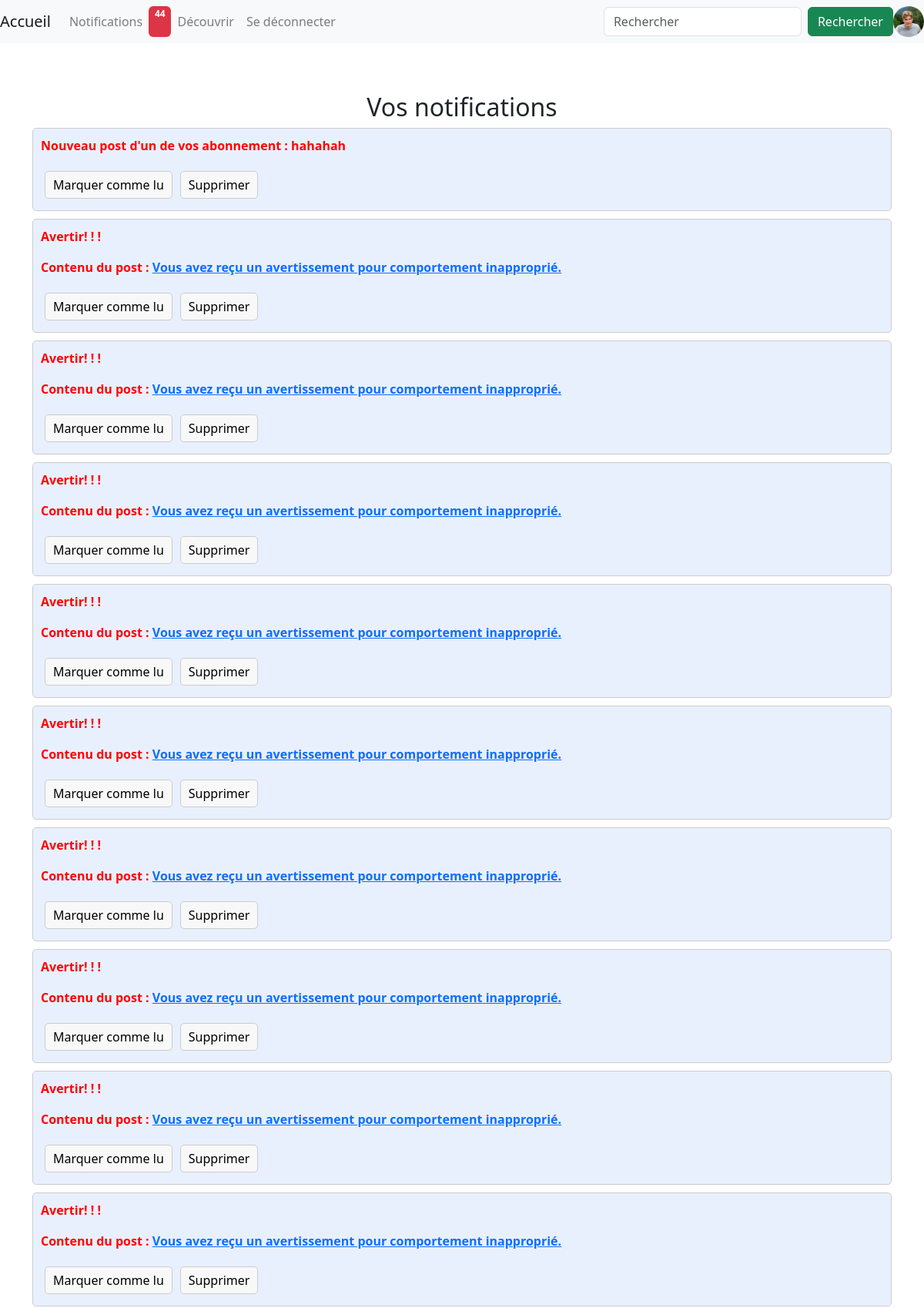
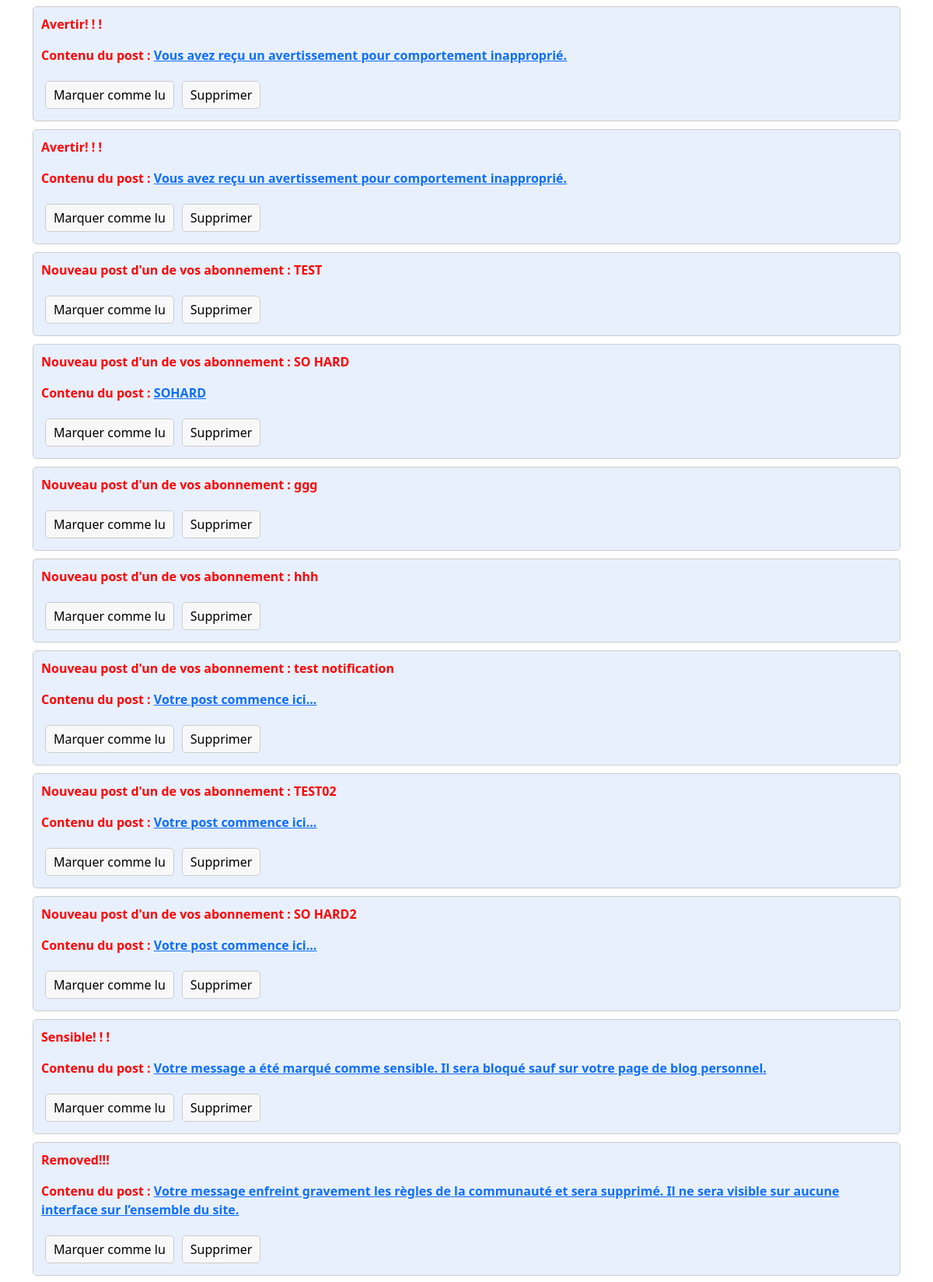
The app's page /code/notifications.php (signed in, upper part) with its own data (2 pictures, top to bottom).
### tables this page shows
CREATE TABLE `notification` (
  `id` int(11) UNSIGNED NOT NULL,
  `date` date NOT NULL,
  `lecture` tinyint(1) NOT NULL,
  `texte` varchar(200) NOT NULL,
  `id_owner` int(10) UNSIGNED NOT NULL,
  `post_id` int(10) UNSIGNED DEFAULT NULL
);

CREATE TABLE `post` (
  `texte` varchar(8000) NOT NULL,
  `id` int(10) UNSIGNED NOT NULL,
  `titre` varchar(30) NOT NULL,
  `url_image` varchar(50) DEFAULT NULL,
  `date` timestamp NOT NULL DEFAULT current_timestamp() ON UPDATE current_timestamp(),
  `id_owner` int(10) UNSIGNED NOT NULL,
  `id_parent` int(10) UNSIGNED DEFAULT NULL,
  `sensible` tinyint(4) NOT NULL DEFAULT 0,
  `removed` tinyint(1) NOT NULL DEFAULT 0
);

### code/classes/dbConn.php (called while the page is built, shortened)
<?php
require_once(__ROOT__ . "/classes/loginStatus.php");
class dbConn
{
    function __construct()
    {
        $server = "localhost";
        $database = "projet";
        $user = "root";
        $password = "";
        $dsn = "mysql:host=$server;dbname=$database;charset=utf8mb4";
        try {
            $this->db = new PDO($dsn, $user, $password);
        } catch (PDOException $e) {
            die("Connection failed: " . $e->getMessage());
        }
        $this->loginStatus = new LoginStatus($this);
    }
}

### code/classes/loginStatus.php (called while the page is built, shortened)
<?php
require_once(__ROOT__ . "/classes/dbConn.php");
class LoginStatus
{
    function __construct($dbConn)
    {
        if (isset($_SESSION['id'])) {
            $userID = $_SESSION['id'];
            $query = "SELECT * FROM user WHERE id = :ID ";
            $stmt = $dbConn->db->prepare($query);
            $stmt->bindParam(':ID', $userID);
            $stmt->execute();
            if ($stmt->rowCount() > 0) {
                $row = $stmt->fetch(PDO::FETCH_ASSOC);
            } else {
                $this->errorText = "Utilisateur non trouvé. Créez un compte.";
            }
        }
        if (isset($_POST["email"]) && isset($_POST["password"])) {
            $email = $dbConn->sanitize($_POST["email"]);
            $password = $_POST["password"];
            $this->loginAttempted = true;
        } else {
            $this->loginAttempted = false;
        }
    }
}

### code/ini.php (called while the page is built, shortened)
<?php
require_once(__ROOT__ . "/classes/dbConn.php");
$dbConn = new dbConn();

### code/notifications.php (the view, shortened to what this page needs)
<?php
include("./ini.php");
include(__ROOT__ . "/codePart/header.php");
$userId = $_SESSION['id'] ?? null;
$dbConn->db->exec("DELETE FROM notification WHERE lecture = 1 AND date < DATE_SUB(NOW(), INTERVAL 2 WEEK)");
?>
<div class="container">
    <h2 class="text-center"> Vos notifications </h2>
    <div id="notifications">
        <?php
        $stmt = $dbConn->db->prepare("SELECT n.*, p.texte AS post_text, p.id_owner FROM notification n LEFT JOIN post p ON n.post_id = p.id WHERE n.id_owner = ? ORDER BY n.date DESC");
        $stmt->execute([$userId]);
        $notifications = $stmt->fetchAll(PDO::FETCH_ASSOC);
        foreach ($notifications as $notification) {
            $style = $notification['lecture'] ? "read" : "unread";
            echo "<div id='notif-{$notification['id']}' class='notification {$style}'>";
            echo "<p>{$notification['texte']}</p>";
            if (!empty($notification['post_text'])) {
                echo "<p>Contenu du post : <a href='blog.php?id={$notification['id_owner']}'>{$notification['post_text']}</a></p>";
            }
            echo "<button class='button mark-read' data-id='{$notification['id']}'>Marquer comme lu</button>";
            echo "<button class='button delete-notif' data-id='{$notification['id']}'>Supprimer</button>";
            echo "</div>";
        }
        ?>
    </div>
</div>

### code/Style/style1.css (style rules this page uses)
body, html { padding-top: 60px; padding-bottom: 30px; height: 100%; }
.unread { font-weight: bold; color: red; }
.notification { margin-bottom: 10px; padding: 10px; border: 1px solid #ccc; border-radius: 5px; }
.button { display: inline-block; padding: 5px 10px; margin: 5px; background-color: #f8f8f8; border: 1px solid #ccc; border-radius: 5px; text-decoration: none; color: black; cursor: pointer; }
.notification { margin-bottom: 10px; padding: 10px; border: 1px solid #ccc; border-radius: 5px; background: #f9f9f9; }
.notification.unread { background: #e8f0fe; }

### records on screen
notification: texte "Nouveau post d'un de vos abonnement : hahahah"
notification: texte "Avertir! ! !", post.texte "Vous avez reçu un avertissement pour comportement inapproprié."
notification: texte "Avertir! ! !", post.texte "Vous avez reçu un avertissement pour comportement inapproprié."
notification: texte "Avertir! ! !", post.texte "Vous avez reçu un avertissement pour comportement inapproprié."
notification: texte "Avertir! ! !", post.texte "Vous avez reçu un avertissement pour comportement inapproprié."
notification: texte "Avertir! ! !", post.texte "Vous avez reçu un avertissement pour comportement inapproprié."
notification: texte "Avertir! ! !", post.texte "Vous avez reçu un avertissement pour comportement inapproprié."
notification: texte "Avertir! ! !", post.texte "Vous avez reçu un avertissement pour comportement inapproprié."
notification: texte "Avertir! ! !", post.texte "Vous avez reçu un avertissement pour comportement inapproprié."
notification: texte "Avertir! ! !", post.texte "Vous avez reçu un avertissement pour comportement inapproprié."
notification: texte "Avertir! ! !", post.texte "Vous avez reçu un avertissement pour comportement inapproprié."
notification: texte "Avertir! ! !", post.texte "Vous avez reçu un avertissement pour comportement inapproprié."
notification: texte "Nouveau post d'un de vos abonnement : TEST"
notification: texte "Nouveau post d'un de vos abonnement : SO HARD", post.texte "SOHARD"
notification: texte "Nouveau post d'un de vos abonnement : ggg"
notification: texte "Nouveau post d'un de vos abonnement : hhh"
notification: texte "Nouveau post d'un de vos abonnement : test notification", post.texte "Votre post commence ici..."
notification: texte "Nouveau post d'un de vos abonnement : TEST02", post.texte "Votre post commence ici..."
notification: texte "Nouveau post d'un de vos abonnement : SO HARD2", post.texte "Votre post commence ici..."
notification: texte "Sensible! ! !", post.texte "Votre message a été marqué comme sensible. Il sera bloqué sauf sur votre page de blog personnel."
notification: texte "Removed!!!", post.texte "Votre message enfreint gravement les règles de la communauté et sera supprimé. Il ne sera visible sur aucune interface sur l’ensemble du site."

### other values on screen
$unreadCount "44"
